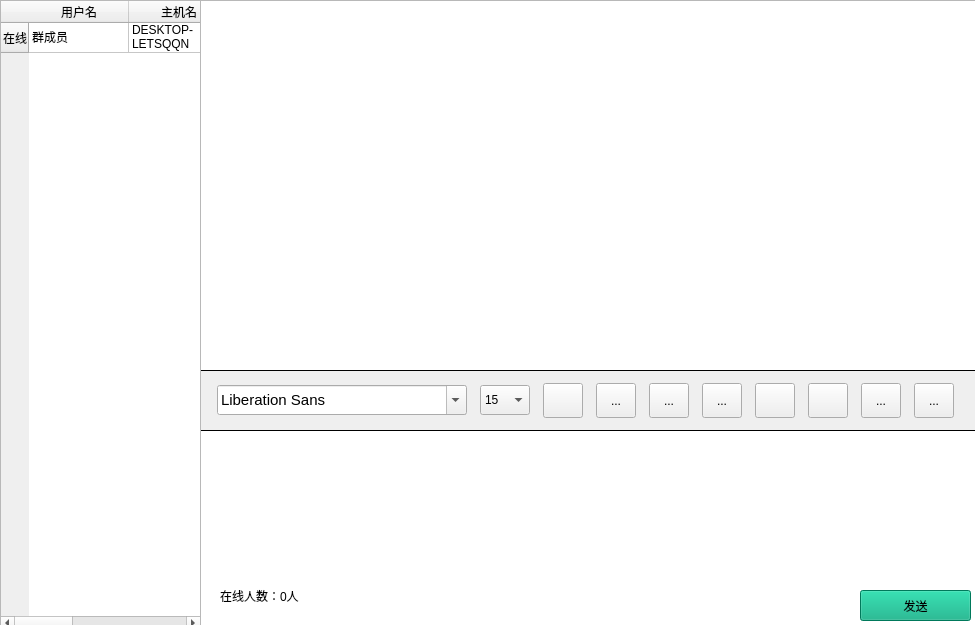
<?xml version="1.0" encoding="UTF-8"?>
<ui version="4.0">
 <class>ChatWindow</class>
 <widget class="QMainWindow" name="ChatWindow">
  <property name="geometry">
   <rect>
    <x>0</x>
    <y>0</y>
    <width>975</width>
    <height>625</height>
   </rect>
  </property>
  <property name="minimumSize">
   <size>
    <width>975</width>
    <height>625</height>
   </size>
  </property>
  <property name="maximumSize">
   <size>
    <width>975</width>
    <height>625</height>
   </size>
  </property>
  <property name="windowTitle">
   <string>MainWindow</string>
  </property>
  <widget class="QWidget" name="centralwidget">
   <widget class="QTextEdit" name="msgTextEdit">
    <property name="geometry">
     <rect>
      <x>200</x>
      <y>430</y>
      <width>781</width>
      <height>201</height>
     </rect>
    </property>
   </widget>
   <widget class="QTextBrowser" name="msgBrowser">
    <property name="geometry">
     <rect>
      <x>200</x>
      <y>0</y>
      <width>781</width>
      <height>371</height>
     </rect>
    </property>
   </widget>
   <widget class="QFrame" name="Frame">
    <property name="geometry">
     <rect>
      <x>200</x>
      <y>370</y>
      <width>781</width>
      <height>61</height>
     </rect>
    </property>
    <property name="styleSheet">
     <string notr="true">background-image: url(:/images/20220808141751.jpg);</string>
    </property>
    <property name="frameShape">
     <enum>QFrame::Box</enum>
    </property>
    <layout class="QHBoxLayout" name="horizontalLayout">
     <item>
      <widget class="QFontComboBox" name="fontCbx">
       <property name="minimumSize">
        <size>
         <width>250</width>
         <height>30</height>
        </size>
       </property>
       <property name="maximumSize">
        <size>
         <width>250</width>
         <height>30</height>
        </size>
       </property>
       <property name="font">
        <font>
         <family>Arial</family>
         <pointsize>11</pointsize>
         <weight>50</weight>
         <italic>false</italic>
         <bold>false</bold>
        </font>
       </property>
      </widget>
     </item>
     <item>
      <widget class="QComboBox" name="sizeCbx">
       <property name="enabled">
        <bool>true</bool>
       </property>
       <property name="minimumSize">
        <size>
         <width>50</width>
         <height>30</height>
        </size>
       </property>
       <property name="maximumSize">
        <size>
         <width>50</width>
         <height>30</height>
        </size>
       </property>
       <property name="currentIndex">
        <number>7</number>
       </property>
       <item>
        <property name="text">
         <string>15</string>
        </property>
       </item>
       <item>
        <property name="text">
         <string>9</string>
        </property>
       </item>
       <item>
        <property name="text">
         <string>10</string>
        </property>
       </item>
       <item>
        <property name="text">
         <string>11</string>
        </property>
       </item>
       <item>
        <property name="text">
         <string>12</string>
        </property>
       </item>
       <item>
        <property name="text">
         <string>13</string>
        </property>
       </item>
       <item>
        <property name="text">
         <string>14</string>
        </property>
       </item>
       <item>
        <property name="text">
         <string>15</string>
        </property>
       </item>
       <item>
        <property name="text">
         <string>16</string>
        </property>
       </item>
       <item>
        <property name="text">
         <string>17</string>
        </property>
       </item>
       <item>
        <property name="text">
         <string>18</string>
        </property>
       </item>
       <item>
        <property name="text">
         <string>19</string>
        </property>
       </item>
       <item>
        <property name="text">
         <string>20</string>
        </property>
       </item>
       <item>
        <property name="text">
         <string>21</string>
        </property>
       </item>
       <item>
        <property name="text">
         <string>22</string>
        </property>
       </item>
       <item>
        <property name="text">
         <string>23</string>
        </property>
       </item>
       <item>
        <property name="text">
         <string>24</string>
        </property>
       </item>
       <item>
        <property name="text">
         <string>25</string>
        </property>
       </item>
      </widget>
     </item>
     <item>
      <widget class="QToolButton" name="italicTBtn">
       <property name="minimumSize">
        <size>
         <width>40</width>
         <height>35</height>
        </size>
       </property>
       <property name="maximumSize">
        <size>
         <width>40</width>
         <height>35</height>
        </size>
       </property>
       <property name="toolTip">
        <string>斜体</string>
       </property>
       <property name="styleSheet">
        <string notr="true">background-image: url(:/images/xieti.jpg);</string>
       </property>
       <property name="text">
        <string/>
       </property>
       <property name="checkable">
        <bool>true</bool>
       </property>
      </widget>
     </item>
     <item>
      <widget class="QToolButton" name="boldTBtn">
       <property name="minimumSize">
        <size>
         <width>40</width>
         <height>35</height>
        </size>
       </property>
       <property name="maximumSize">
        <size>
         <width>40</width>
         <height>35</height>
        </size>
       </property>
       <property name="toolTip">
        <string>加粗</string>
       </property>
       <property name="styleSheet">
        <string notr="true">background-image: url(:/images/cuti.jpg);</string>
       </property>
       <property name="text">
        <string>...</string>
       </property>
       <property name="checkable">
        <bool>true</bool>
       </property>
      </widget>
     </item>
     <item>
      <widget class="QToolButton" name="underlineTBtn">
       <property name="minimumSize">
        <size>
         <width>40</width>
         <height>35</height>
        </size>
       </property>
       <property name="maximumSize">
        <size>
         <width>40</width>
         <height>35</height>
        </size>
       </property>
       <property name="toolTip">
        <string>下划线</string>
       </property>
       <property name="styleSheet">
        <string notr="true">background-image: url(:/images/xiahuaxian.jpg);</string>
       </property>
       <property name="text">
        <string>...</string>
       </property>
       <property name="checkable">
        <bool>true</bool>
       </property>
      </widget>
     </item>
     <item>
      <widget class="QToolButton" name="colorTBtn">
       <property name="minimumSize">
        <size>
         <width>40</width>
         <height>35</height>
        </size>
       </property>
       <property name="maximumSize">
        <size>
         <width>40</width>
         <height>35</height>
        </size>
       </property>
       <property name="toolTip">
        <string>字体颜色</string>
       </property>
       <property name="styleSheet">
        <string notr="true">background-image: url(:/images/yanse.jpg);</string>
       </property>
       <property name="text">
        <string>...</string>
       </property>
       <property name="checkable">
        <bool>false</bool>
       </property>
      </widget>
     </item>
     <item>
      <widget class="QToolButton" name="toolButton">
       <property name="minimumSize">
        <size>
         <width>40</width>
         <height>35</height>
        </size>
       </property>
       <property name="maximumSize">
        <size>
         <width>40</width>
         <height>35</height>
        </size>
       </property>
       <property name="styleSheet">
        <string notr="true">image: url(:/images/jietu.jpg);</string>
       </property>
       <property name="text">
        <string/>
       </property>
      </widget>
     </item>
     <item>
      <widget class="QToolButton" name="sendToolBtn">
       <property name="minimumSize">
        <size>
         <width>40</width>
         <height>35</height>
        </size>
       </property>
       <property name="maximumSize">
        <size>
         <width>40</width>
         <height>35</height>
        </size>
       </property>
       <property name="toolTip">
        <string>发送文件</string>
       </property>
       <property name="styleSheet">
        <string notr="true">background-image: url(:/images/send.jpg);</string>
       </property>
      </widget>
     </item>
     <item>
      <widget class="QToolButton" name="saveTBtn">
       <property name="minimumSize">
        <size>
         <width>40</width>
         <height>35</height>
        </size>
       </property>
       <property name="maximumSize">
        <size>
         <width>40</width>
         <height>35</height>
        </size>
       </property>
       <property name="toolTip">
        <string>保存</string>
       </property>
       <property name="styleSheet">
        <string notr="true">background-image: url(:/images/save.jpg);</string>
       </property>
       <property name="text">
        <string>...</string>
       </property>
      </widget>
     </item>
     <item>
      <widget class="QToolButton" name="clearTBtn">
       <property name="minimumSize">
        <size>
         <width>40</width>
         <height>35</height>
        </size>
       </property>
       <property name="maximumSize">
        <size>
         <width>40</width>
         <height>35</height>
        </size>
       </property>
       <property name="toolTip">
        <string>删除</string>
       </property>
       <property name="styleSheet">
        <string notr="true">background-image: url(:/images/delete.jpg);</string>
       </property>
       <property name="text">
        <string>...</string>
       </property>
      </widget>
     </item>
    </layout>
   </widget>
   <widget class="QPushButton" name="sendBtn">
    <property name="geometry">
     <rect>
      <x>860</x>
      <y>590</y>
      <width>111</width>
      <height>31</height>
     </rect>
    </property>
    <property name="styleSheet">
     <string notr="true">background-color: rgb(0, 170, 127);</string>
    </property>
    <property name="text">
     <string>发送</string>
    </property>
    <property name="checkable">
     <bool>false</bool>
    </property>
   </widget>
   <widget class="QTableWidget" name="usrTblWidget">
    <property name="enabled">
     <bool>true</bool>
    </property>
    <property name="geometry">
     <rect>
      <x>0</x>
      <y>0</y>
      <width>201</width>
      <height>631</height>
     </rect>
    </property>
    <property name="styleSheet">
     <string notr="true">background-image: url(:/images/XHS_166000877449601027901kn4vl9wgmd1010jnc0h1bnbb.jpg);</string>
    </property>
    <property name="selectionMode">
     <enum>QAbstractItemView::SingleSelection</enum>
    </property>
    <property name="selectionBehavior">
     <enum>QAbstractItemView::SelectRows</enum>
    </property>
    <row>
     <property name="text">
      <string>在线</string>
     </property>
    </row>
    <column>
     <property name="text">
      <string>用户名</string>
     </property>
     <property name="font">
      <font>
       <weight>50</weight>
       <italic>false</italic>
       <bold>false</bold>
       <underline>false</underline>
      </font>
     </property>
     <property name="background">
      <color alpha="0">
       <red>0</red>
       <green>0</green>
       <blue>0</blue>
      </color>
     </property>
    </column>
    <column>
     <property name="text">
      <string>主机名</string>
     </property>
    </column>
    <column>
     <property name="text">
      <string>IP</string>
     </property>
    </column>
    <item row="0" column="0">
     <property name="text">
      <string>群成员</string>
     </property>
    </item>
    <item row="0" column="1">
     <property name="text">
      <string>DESKTOP-LETSQQN</string>
     </property>
    </item>
    <item row="0" column="2">
     <property name="text">
      <string>192.168.88.1</string>
     </property>
    </item>
   </widget>
   <widget class="QLabel" name="UsrNumLbl">
    <property name="geometry">
     <rect>
      <x>220</x>
      <y>580</y>
      <width>121</width>
      <height>31</height>
     </rect>
    </property>
    <property name="text">
     <string>在线人数：0人</string>
    </property>
   </widget>
   <widget class="QLabel" name="label">
    <property name="geometry">
     <rect>
      <x>670</x>
      <y>600</y>
      <width>72</width>
      <height>15</height>
     </rect>
    </property>
    <property name="text">
     <string/>
    </property>
   </widget>
  </widget>
 </widget>
 <resources/>
 <connections/>
</ui>
